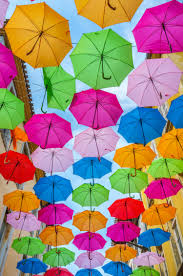
#> input picture NOV10/um.jpg, 183 x 276 px
$ python day6_color.py
#> lines starting #> are read from the running program, lines starting #| are printed output that depends on the picture; after the words box and inside, x2 and y2 are one past the last pixel; in counts of white or black regions, pixels touching at a corner belong together
import cv2 as cv
import numpy as np
from matplotlib import pyplot as plt


path ='um.jpg'

img=cv.imread(path)
#> img is the input picture: shape (276, 183, 3); mean B, G, R 122, 131.9, 159

hsv=cv.cvtColor(img,cv.COLOR_BGR2HSV)
#> hsv: shape (276, 183, 3); mean H, S, V 84.4, 165, 200.2


# got upper and lower range of colors in hsv (jupyter notebook test.ipynb)
blue_mask = cv.inRange(hsv,(100,150,0),(140,255,255))
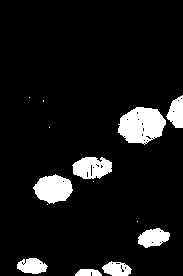
#> blue_mask: shape (276, 183); 8.8% white; 14 white regions (6 under 20 px), largest, box (x1, y1, x2, y2) and area: (118, 107, 166, 145) 1306, (33, 174, 73, 204) 830, (72, 157, 112, 179) 657

green_mask = cv.inRange(hsv,(40,70,70),(80,255,255))
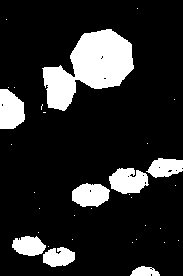
#> green_mask: shape (276, 183); 15.9% white; 33 white regions (25 under 20 px), largest, box (x1, y1, x2, y2) and area: (42, 29, 134, 111) 4017, (0, 89, 25, 129) 807, (109, 168, 149, 194) 763

orange_mask = cv.inRange(hsv,(13,100,20),(24,255,255))
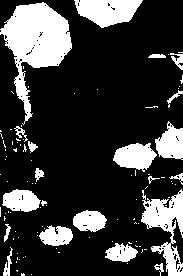
#> orange_mask: shape (276, 183); 22.6% white; 102 white regions (81 under 20 px), largest, box (x1, y1, x2, y2) and area: (0, 2, 72, 125) 3798, (141, 189, 183, 276) 1655, (74, 0, 143, 28) 1309

pink_mask = cv.inRange(hsv,(145,100,20),(165,255,255))
#> pink_mask: shape (276, 183); 14.9% white; 41 white regions (33 under 20 px), largest, box (x1, y1, x2, y2) and area: (132, 0, 183, 54) 2150, (69, 88, 124, 130) 1575, (24, 113, 73, 149) 1307

light_pink_mask = cv.inRange(hsv,(131,20,20),(169,109,240))
#> light_pink_mask: shape (276, 183); 10.7% white; 181 white regions (174 under 20 px), largest, box (x1, y1, x2, y2) and area: (127, 58, 183, 107) 2014, (73, 127, 120, 157) 1023, (29, 146, 74, 174) 832

red_mask1 = cv.inRange(hsv,(0,100,20),(10,255,255))
#> red_mask1: shape (276, 183); 2.2% white in thin lines or dots
red_mask2 = cv.inRange(hsv,(170,100,20),(180,255,255))
#> red_mask2: shape (276, 183); 2.5% white; 120 white regions (115 under 20 px), largest, box (x1, y1, x2, y2) and area: (108, 198, 140, 220) 427, (0, 159, 36, 180) 347, (43, 268, 73, 276) 165, (174, 179, 183, 188) 22, (2, 151, 10, 159) 20
red_mask = red_mask1 + red_mask2
#> red_mask: shape (276, 183); 4.8% white; 154 white regions (148 under 20 px), largest, box (x1, y1, x2, y2) and area: (0, 150, 36, 184) 948, (108, 197, 146, 222) 642, (43, 267, 73, 276) 171, (10, 129, 25, 149) 92, (171, 178, 183, 195) 50, (152, 178, 170, 181) 21

blue = cv.bitwise_and(img,img,mask=blue_mask)
green = cv.bitwise_and(img,img,mask=green_mask)
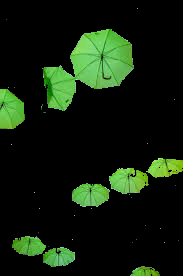
#> green: shape (276, 183, 3); mean B, G, R 12, 29.8, 16
orange = cv.bitwise_and(img,img,mask=orange_mask)
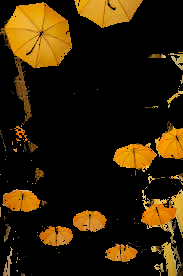
#> orange: shape (276, 183, 3); mean B, G, R 6.3, 31, 45.8
pink = cv.bitwise_and(img,img,mask=pink_mask)
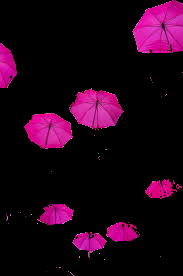
#> pink: shape (276, 183, 3); mean B, G, R 22.3, 3.7, 30.5
light_pink = cv.bitwise_and(img,img,mask=light_pink_mask)
red = cv.bitwise_and(img,img,mask=red_mask)
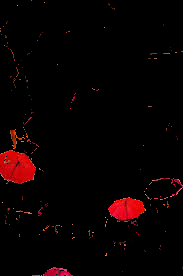
#> red: shape (276, 183, 3); mean B, G, R 1.5, 1.2, 9.1


cv.imshow('original image',img)
cv.imshow('blue mask',blue)
cv.imshow('green mask',green)
cv.imshow('orange mask',orange)
cv.imshow('pink mask',pink)
cv.imshow('light pink mask',light_pink)
cv.imshow('red mask',red)

cv.waitKey(0)
cv.destroyAllWindows()
